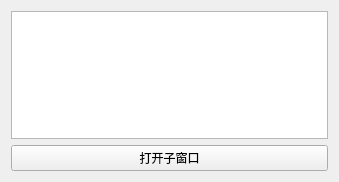
<?xml version="1.0" encoding="UTF-8"?>
<ui version="4.0">
 <class>FormReceiver</class>
 <widget class="QWidget" name="FormReceiver">
  <property name="geometry">
   <rect>
    <x>0</x>
    <y>0</y>
    <width>339</width>
    <height>182</height>
   </rect>
  </property>
  <property name="windowTitle">
   <string>FormReceiver</string>
  </property>
  <layout class="QVBoxLayout" name="verticalLayout">
   <item>
    <widget class="QTextEdit" name="txtEditReceiver"/>
   </item>
   <item>
    <widget class="QPushButton" name="btnOpenChild">
     <property name="text">
      <string>打开子窗口</string>
     </property>
    </widget>
   </item>
  </layout>
 </widget>
 <resources/>
 <connections/>
</ui>
